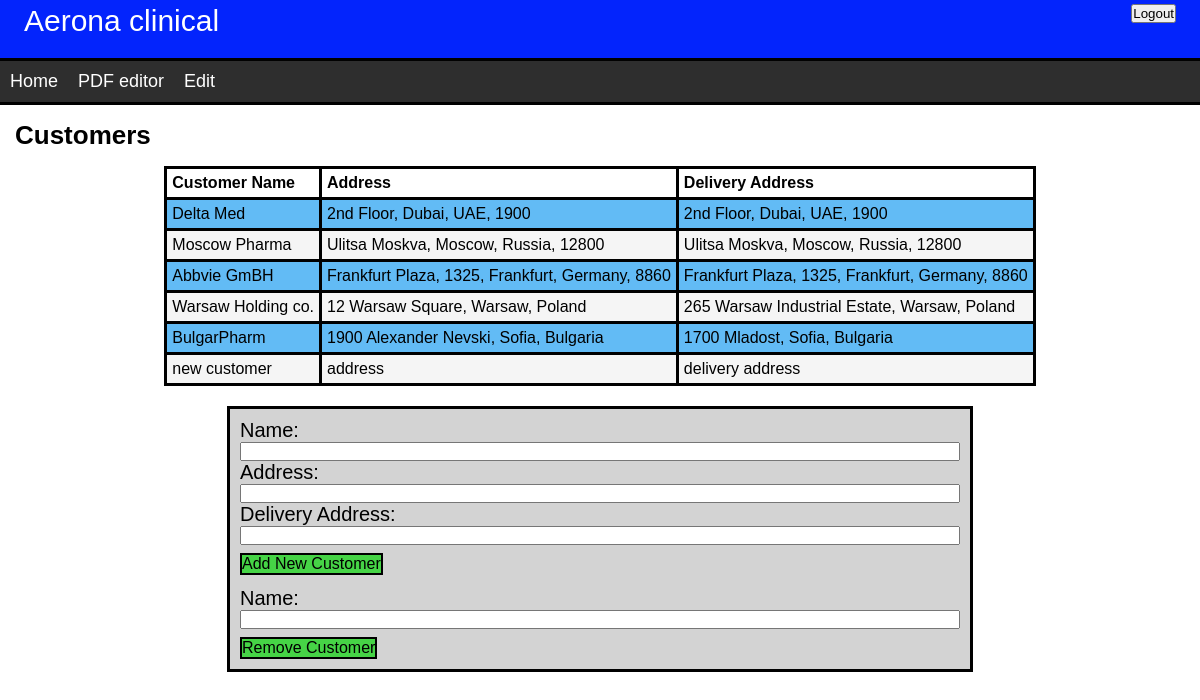
The app's page /Customers (signed in), older data.
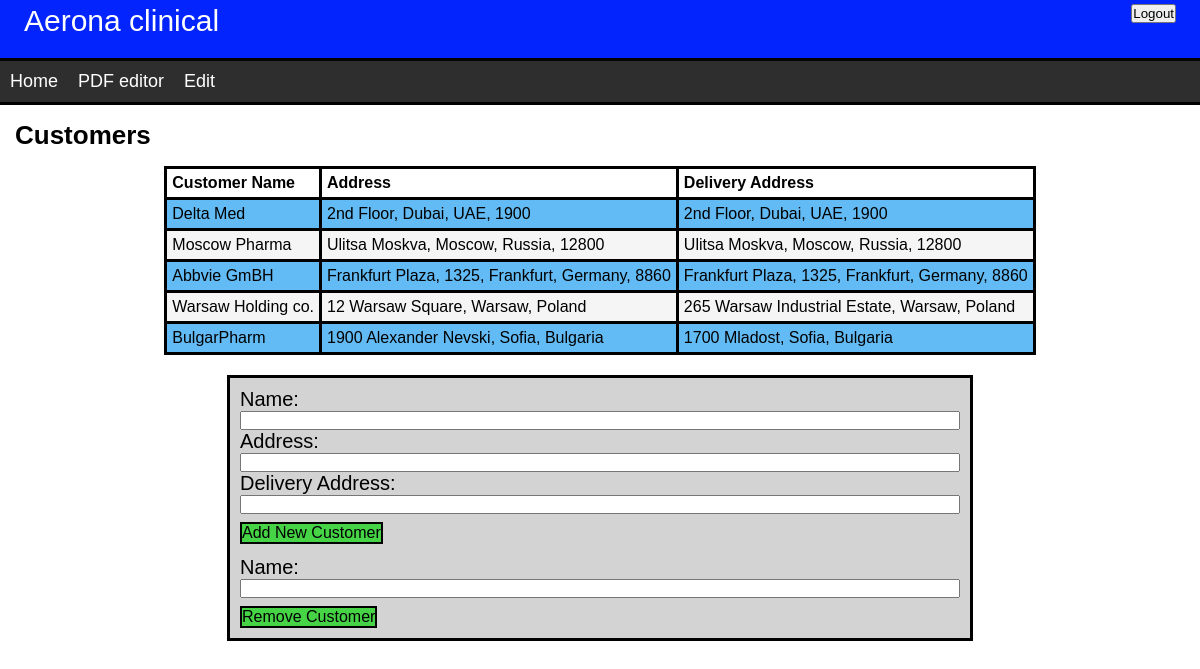
The same page, newer data.
### tables this page shows
CREATE TABLE `Customers` (
  `customerID`		INTEGER NOT NULL PRIMARY KEY AUTOINCREMENT,
  `customerName`	TEXT NOT NULL,
  `address`	TEXT NOT NULL,
  `deliveryAddress`  TEXT NOT NULL
);

### server.py (the view)
@app.route("/Customers")
def customer():
    if request.method == 'GET':
        username = request.cookies.get('username')
        if checkAdmin():
            try:
                conn = sqlite3.connect(DATABASE)
                cur = conn.cursor()
                cur.execute("SELECT customerName, address, deliveryAddress FROM Customers")
                data = cur.fetchall()
                print(data)
            except:
                print('there was an error', data)
                conn.close()
            finally:
                conn.close()
                return render_template('customers.html', data = data)
        else:
            return render_template('selectPDF.html', msg = 'no access to customers page', username = username)

### server.py (called while the page is built)
def checkAdmin():
    usertype = "null"
    if "usertype" in session:
        usertype = escape(session['usertype'])
    return usertype == "Admin"

### templates/customers.html (shortened to what this page needs)
{%extends 'index.html'%}
{%block mainBlock%}
<h6>Customers</h6>
<table class="customerTable">
  <thead>
     <td>Customer Name</td>
     <td>Address</td>
     <td>Delivery Address</td>
  </thead>
  {% for row in data %}
  <tr>
  <td>{{row[0]}}</td>
  <td>{{row[1]}}</td>
  <td>{{row[2]}}</td>
  </tr>
  {% endfor %}
</table>
<div class="customerAdminPanel">
  <form id="addCustomer" onsubmit="return addCustomer()">
    <label>Name:<input type = "text" name = "customerName"><br></label>
    <label>Address:<input type = "text" name = "address"><br></label>
    <label>Delivery Address:<input type = "text" name = "deliveryAddress"><br></label>
    <button type = "submit"> Add New Customer </button>
  </form> <br>
  <form id="delCustomer" onsubmit="return delCustomer()">
    <label>Name:<input type = "text" name = "name"><br></label>
    <button type = "submit"> Remove Customer </button>
  </form>
</div>
{%endblock%}

### templates/index.html (shortened to what this page needs)
<!DOCTYPE html>
<html lang="en" dir="ltr">
  <head>
    <link href="../static/styles.css" rel="stylesheet" type="text/css">
  </head>
  <body>
    <header>Aerona clinical
      <div style="float: right; margin-right: 20px;"><button class="header_logout" onclick="location.href = 'http://127.0.0.1:5000/Login';">Logout</button></div>
    </header>
    <div class="navBar">
      <a href="http://127.0.0.1:5000/Index">Home</a>
      <a href="http://127.0.0.1:5000/SelectPDF">PDF editor</a>
      <div class="dropdown">
      <button class="dropbtn" onClick>Edit</button>
      </div>
    </div>
      <article>
        {% block mainBlock%}Page under construction. {%endblock%}
      </article>
  </body>
</html>

### static/styles.css (style rules this page uses)
* { margin: 0; padding: 0; }
body { font-family: arial, sans-serif; font-size: 0.7em; }
header { position: relative; background-color: #0324fc; font-size: 30px; font-family: sans-serif; padding: 4px; padding-bottom: 20px; color: white; align-items: right; text-indent: 20px; }
.navBar { overflow: hidden; background-color: #2e2e2e; border-top-style: solid; border-color: black; border-bottom-style: solid; }
.navBar a { float: left; font-size: 18px; color: white; font-family: sans-serif; text-align: center; padding: 10px; text-decoration: none; cursor: pointer; }
.dropdown { float: left; overflow: hidden; }
.dropdown .dropbtn { font-size: 18px; border: none; outline: none; color: white; padding: 10px; background-color: inherit; font-family: inherit; margin: 0; }
h6 { float: left; font-size: 26px; margin: 15px; width: 100%; }
label { font-size: 20px; }
.customerTable { border-collapse: collapse; margin: 0 auto; }
.customerTable thead { border: solid; font-weight: bold; }
.customerTable, td { border: solid; }
.customerTable td, th { padding: 5px; }
.customerTable tbody tr:nth-child(odd) { background: #62BBF5; }
.customerTable tbody tr:nth-child(even) { background: #F5F5F5; }
.customerAdminPanel { padding: 10px; border-style: solid; margin: 10px; background-color: lightgrey; display: block; max-width: 60%; margin: auto; margin-top: 20px; }
.customerAdminPanel input { width: 100%; }
.customerAdminPanel button { background-color: #46d446; cursor: pointer; text-align: center; font-size: 16px; margin-top: 8px; border-style: solid; border-color: black; }

Row changes from the older to the newer data that the page shows:
removed Customers: customerName "new customer", address "address", deliveryAddress "delivery address"
